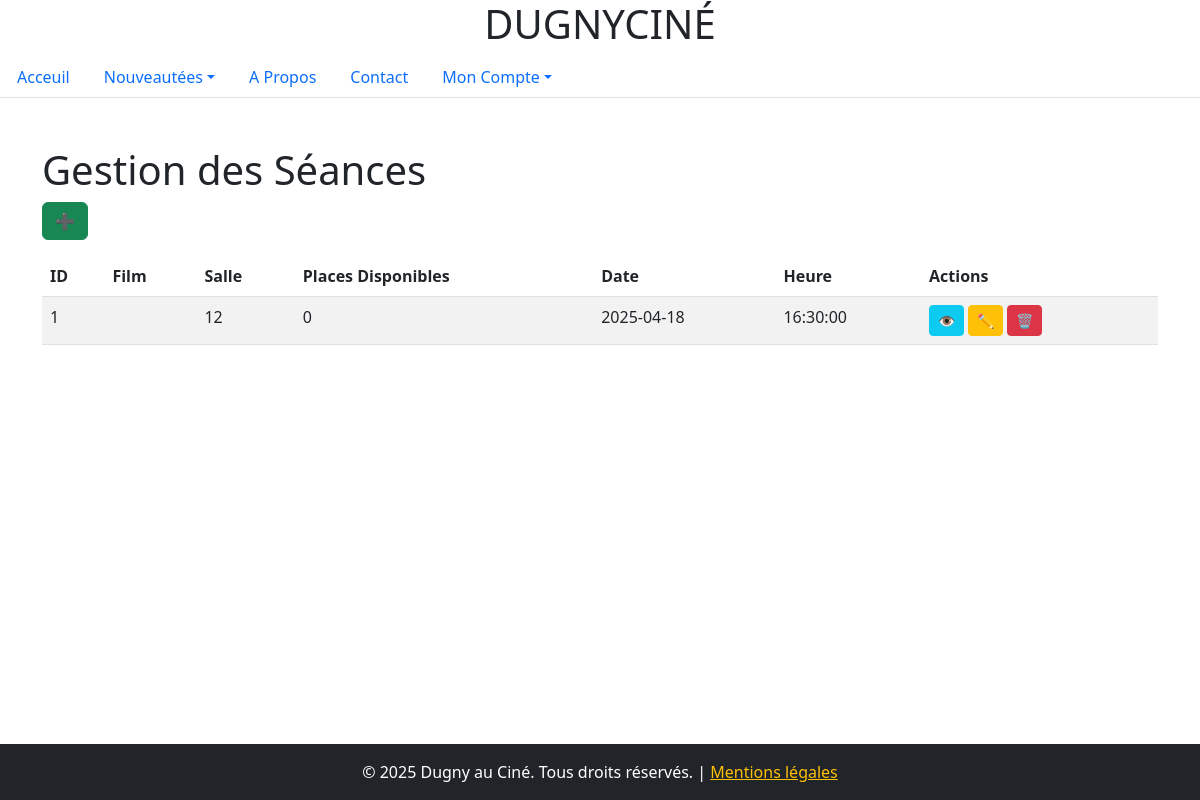
Screenshot of /vue/seance.php with the database file from the repository.
### tables this page shows
CREATE TABLE IF NOT EXISTS `seances` (
  `id_seance` int NOT NULL AUTO_INCREMENT,
  `ref_film` int NOT NULL,
  `salle` varchar(2) NOT NULL,
  `place_dispo` int NOT NULL,
  `date` date DEFAULT NULL,
  `heure` time DEFAULT NULL,
  PRIMARY KEY (`id_seance`),
  KEY `fk_seance_film` (`ref_film`)
);

### src/repository/SeancesRepository.php (called while the page is built)
<?php
class SeancesRepository {
    private $bdd;
    function __construct() {
        $this->bdd = new Config();
    }
    public function getSeances() {
        return  $this->bdd->connexion()->query("SELECT * FROM seances")->fetchAll(PDO::FETCH_ASSOC);
    }
    public function getSeancesObj() {
        $films =  $this->bdd->connexion()->query("SELECT * FROM seances")->fetchAll(PDO::FETCH_ASSOC);
        $seanceObj = array();
        foreach ($films as $seance) {
            $seanceObj[] = new Seances($seance);
        }
        return $seanceObj;
    }
}

### src/bdd/Config.php (called while the page is built)
<?php
class Config
{
    private $nomBDD = 'projets_cinema';
    private $serveur = 'localhost';
    private $user= 'root';
    private $password = '';
    private $bdd;
    public function __construct()
    {
        $this->bdd = new PDO("mysql:dbname=".$this->nomBDD.";host=".$this->serveur, $this->user, $this->password);
    }
    public function connexion(){
        return $this->bdd;
    }
}

### src/modele/Seances.php (called while the page is built, shortened)
<?php
class Seances {
private int $id_seance;
private string $salle;
private int $placeDispo;
private string $date;
private string $heure;
public function __construct(array $data) {
$this->id_seance = $data['id_seance'] ?? null;
$this->salle = $data['salle'] ?? '';
$this->placeDispo = $data['placeDispo'] ?? 0;
$this->date = $data['date'] ?? '';
$this->heure = $data['heure'] ?? '';
}
public function getIdSeance() {
return $this->id_seance;
}
public function getSalle() {
return $this->salle;
}
public function getPlaceDispo() {
return $this->placeDispo;
}
public function getDate() {
return $this->date;
}
public function getHeure() {
return $this->heure;
}
}
?>

### vue/seance.php (the view)
<?php
include ('header.php');
require_once "../src/modele/Seances.php";
require_once "../src/repository/SeancesRepository.php";
$seanceRepository = new SeancesRepository();
$seances = $seanceRepository->getSeances();
$seances = $seanceRepository->getSeancesObj();
?>
<div class="container py-5">
    <h1>Gestion des Séances</h1>
    <a href="seance_create.php" class="btn btn-success mb-3">➕</a>
    <table class="table table-striped">
        <thead>
        <tr>
            <th>ID</th>
            <th>Film</th>
            <th>Salle</th>
            <th>Places Disponibles</th>
            <th>Date</th>
            <th>Heure</th>
            <th>Actions</th>
        </tr>
        </thead>
        <tbody>
        <?php if (!empty($seances)){ ?>
            <?php
            foreach ($seances as $seance){ ?>
                <tr>
                    <td><?= htmlspecialchars($seance->getIdSeance()) ?></td>
                    <td><?= htmlspecialchars($seance->getRefFilm()) ?></td>
                    <td><?= htmlspecialchars($seance->getSalle()) ?></td>
                    <td><?= htmlspecialchars($seance->getPlaceDispo()) ?></td>
                    <td><?= htmlspecialchars($seance->getDate()) ?></td>
                    <td><?= htmlspecialchars($seance->getHeure()) ?></td>
                    <td>
                        <a href="voir_seance.php?id=<?= $seance->getIdSeance() ?>" class="btn btn-info btn-sm">👁️</a>
                        <a href="seance_update.php?id=<?= $seance->getIdSeance() ?>" class="btn btn-warning btn-sm">✏️</a>
                        <a href="seance_delete.php?id=<?= $seance->getIdSeance() ?>" class="btn btn-danger btn-sm">🗑️</a>
                    </td>
                </tr>
            <?php } ?>
        <?php }else{ ?>
            <tr>
                <td colspan="7" class="text-center">Aucune séance trouvée.</td>
            </tr>
        <?php } ?>
        </tbody>
    </table>
</div>
<?php include('footer.php') ?>

### rows the page displays
seances: id_seance "1", salle "12", PlaceDispo "0", date "2025-04-18", heure "16:30:00"
